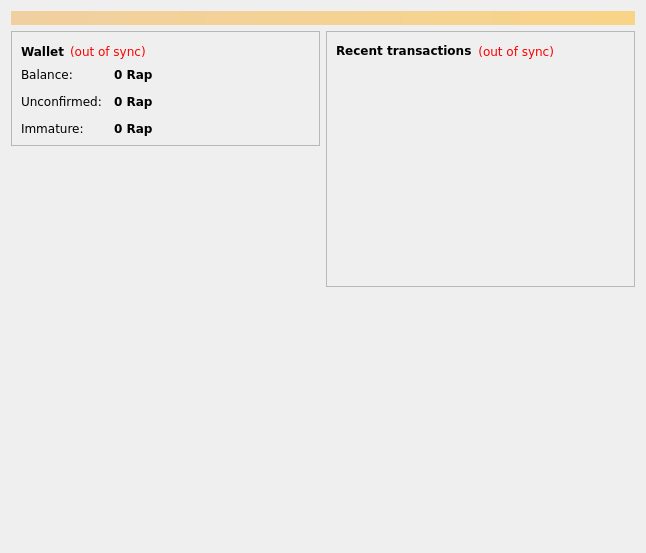
<?xml version="1.0" encoding="UTF-8"?>
<ui version="4.0">
 <class>OverviewPage</class>
 <widget class="QWidget" name="OverviewPage">
  <property name="geometry">
   <rect>
    <x>0</x>
    <y>0</y>
    <width>646</width>
    <height>553</height>
   </rect>
  </property>
  <property name="font">
   <font>
    <family>Verdana</family>
   </font>
  </property>
  <property name="windowTitle">
   <string>Form</string>
  </property>
  <layout class="QVBoxLayout" name="topLayout">
   <item>
    <widget class="QLabel" name="labelAlerts">
     <property name="visible">
      <bool>false</bool>
     </property>
     <property name="styleSheet">
      <string notr="true">background-color: qlineargradient(x1: 0, y1: 0, x2: 1, y2: 0, stop:0 #F0D0A0, stop:1 #F8D488); color:#000000;</string>
     </property>
     <property name="wordWrap">
      <bool>true</bool>
     </property>
     <property name="margin">
      <number>3</number>
     </property>
    </widget>
   </item>
   <item>
    <layout class="QHBoxLayout" name="horizontalLayout" stretch="1,1">
     <item>
      <layout class="QVBoxLayout" name="verticalLayout_2">
       <item>
        <widget class="QFrame" name="frame">
         <property name="frameShape">
          <enum>QFrame::StyledPanel</enum>
         </property>
         <property name="frameShadow">
          <enum>QFrame::Raised</enum>
         </property>
         <layout class="QVBoxLayout" name="verticalLayout_4">
          <item>
           <layout class="QHBoxLayout" name="horizontalLayout_4">
            <item>
             <widget class="QLabel" name="label_5">
              <property name="font">
               <font>
                <weight>75</weight>
                <bold>true</bold>
               </font>
              </property>
              <property name="text">
               <string>Wallet</string>
              </property>
             </widget>
            </item>
            <item>
             <widget class="QLabel" name="labelWalletStatus">
              <property name="toolTip">
               <string>The displayed information may be out of date. Your wallet automatically synchronizes with the Rapecoin network after a connection is established, but this process has not completed yet.</string>
              </property>
              <property name="styleSheet">
               <string notr="true">QLabel { color: red; }</string>
              </property>
              <property name="text">
               <string notr="true">(out of sync)</string>
              </property>
              <property name="alignment">
               <set>Qt::AlignLeading|Qt::AlignLeft|Qt::AlignVCenter</set>
              </property>
             </widget>
            </item>
            <item>
             <spacer name="horizontalSpacer_2">
              <property name="orientation">
               <enum>Qt::Horizontal</enum>
              </property>
              <property name="sizeHint" stdset="0">
               <size>
                <width>40</width>
                <height>20</height>
               </size>
              </property>
             </spacer>
            </item>
           </layout>
          </item>
          <item>
           <layout class="QFormLayout" name="formLayout_2">
            <property name="fieldGrowthPolicy">
             <enum>QFormLayout::AllNonFixedFieldsGrow</enum>
            </property>
            <property name="horizontalSpacing">
             <number>12</number>
            </property>
            <property name="verticalSpacing">
             <number>12</number>
            </property>
            <item row="0" column="0">
             <widget class="QLabel" name="label">
              <property name="text">
               <string>Balance:</string>
              </property>
             </widget>
            </item>
            <item row="0" column="1">
             <widget class="QLabel" name="labelBalance">
              <property name="font">
               <font>
                <weight>75</weight>
                <bold>true</bold>
               </font>
              </property>
              <property name="cursor">
               <cursorShape>IBeamCursor</cursorShape>
              </property>
              <property name="toolTip">
               <string>Your current balance</string>
              </property>
              <property name="text">
               <string notr="true">0 Rap</string>
              </property>
              <property name="textInteractionFlags">
               <set>Qt::LinksAccessibleByMouse|Qt::TextSelectableByKeyboard|Qt::TextSelectableByMouse</set>
              </property>
             </widget>
            </item>
            <item row="1" column="0">
             <widget class="QLabel" name="label_3">
              <property name="text">
               <string>Unconfirmed:</string>
              </property>
             </widget>
            </item>
            <item row="1" column="1">
             <widget class="QLabel" name="labelUnconfirmed">
              <property name="font">
               <font>
                <weight>75</weight>
                <bold>true</bold>
               </font>
              </property>
              <property name="cursor">
               <cursorShape>IBeamCursor</cursorShape>
              </property>
              <property name="toolTip">
               <string>Total of transactions that have yet to be confirmed, and do not yet count toward the current balance</string>
              </property>
              <property name="text">
               <string notr="true">0 Rap</string>
              </property>
              <property name="textInteractionFlags">
               <set>Qt::LinksAccessibleByMouse|Qt::TextSelectableByKeyboard|Qt::TextSelectableByMouse</set>
              </property>
             </widget>
            </item>
            <item row="2" column="0">
             <widget class="QLabel" name="labelImmatureText">
              <property name="text">
               <string>Immature:</string>
              </property>
             </widget>
            </item>
            <item row="2" column="1">
             <widget class="QLabel" name="labelImmature">
              <property name="font">
               <font>
                <weight>75</weight>
                <bold>true</bold>
               </font>
              </property>
              <property name="toolTip">
               <string>Mined balance that has not yet matured</string>
              </property>
              <property name="text">
               <string notr="true">0 Rap</string>
              </property>
              <property name="textInteractionFlags">
               <set>Qt::LinksAccessibleByMouse|Qt::TextSelectableByKeyboard|Qt::TextSelectableByMouse</set>
              </property>
             </widget>
            </item>
           </layout>
          </item>
         </layout>
        </widget>
       </item>
       <item>
        <spacer name="verticalSpacer">
         <property name="orientation">
          <enum>Qt::Vertical</enum>
         </property>
         <property name="sizeHint" stdset="0">
          <size>
           <width>20</width>
           <height>40</height>
          </size>
         </property>
        </spacer>
       </item>
       <item>
        <widget class="QLabel" name="label_6">
         <property name="text">
          <string/>
         </property>
         <property name="pixmap">
          <pixmap resource="../rapecoin.qrc">:/images/wallet_bg</pixmap>
         </property>
         <property name="scaledContents">
          <bool>false</bool>
         </property>
         <property name="alignment">
          <set>Qt::AlignHCenter</set>
         </property>
         <property name="margin">
          <number>-2</number>
         </property>
        </widget>
       </item>
      </layout>
     </item>
     <item>
      <layout class="QVBoxLayout" name="verticalLayout_3">
       <item>
        <widget class="QFrame" name="frame_2">
         <property name="frameShape">
          <enum>QFrame::StyledPanel</enum>
         </property>
         <property name="frameShadow">
          <enum>QFrame::Raised</enum>
         </property>
         <layout class="QVBoxLayout" name="verticalLayout">
          <item>
           <layout class="QHBoxLayout" name="horizontalLayout_2">
            <item>
             <widget class="QLabel" name="label_4">
              <property name="text">
               <string>&lt;b&gt;Recent transactions&lt;/b&gt;</string>
              </property>
             </widget>
            </item>
            <item>
             <widget class="QLabel" name="labelTransactionsStatus">
              <property name="toolTip">
               <string>The displayed information may be out of date. Your wallet automatically synchronizes with the Rapecoin network after a connection is established, but this process has not completed yet.</string>
              </property>
              <property name="styleSheet">
               <string notr="true">QLabel { color: red; }</string>
              </property>
              <property name="text">
               <string notr="true">(out of sync)</string>
              </property>
              <property name="alignment">
               <set>Qt::AlignRight|Qt::AlignTrailing|Qt::AlignVCenter</set>
              </property>
             </widget>
            </item>
            <item>
             <spacer name="horizontalSpacer">
              <property name="orientation">
               <enum>Qt::Horizontal</enum>
              </property>
              <property name="sizeHint" stdset="0">
               <size>
                <width>40</width>
                <height>20</height>
               </size>
              </property>
             </spacer>
            </item>
           </layout>
          </item>
          <item>
           <widget class="QListView" name="listTransactions">
            <property name="styleSheet">
             <string notr="true">QListView { background: transparent; }</string>
            </property>
            <property name="frameShape">
             <enum>QFrame::NoFrame</enum>
            </property>
            <property name="verticalScrollBarPolicy">
             <enum>Qt::ScrollBarAlwaysOff</enum>
            </property>
            <property name="horizontalScrollBarPolicy">
             <enum>Qt::ScrollBarAlwaysOff</enum>
            </property>
            <property name="selectionMode">
             <enum>QAbstractItemView::NoSelection</enum>
            </property>
           </widget>
          </item>
         </layout>
        </widget>
       </item>
       <item>
        <spacer name="verticalSpacer_2">
         <property name="orientation">
          <enum>Qt::Vertical</enum>
         </property>
         <property name="sizeHint" stdset="0">
          <size>
           <width>20</width>
           <height>40</height>
          </size>
         </property>
        </spacer>
       </item>
      </layout>
     </item>
    </layout>
   </item>
  </layout>
 </widget>
 <resources>
  <include location="../rapecoin.qrc"/>
 </resources>
 <connections/>
</ui>
